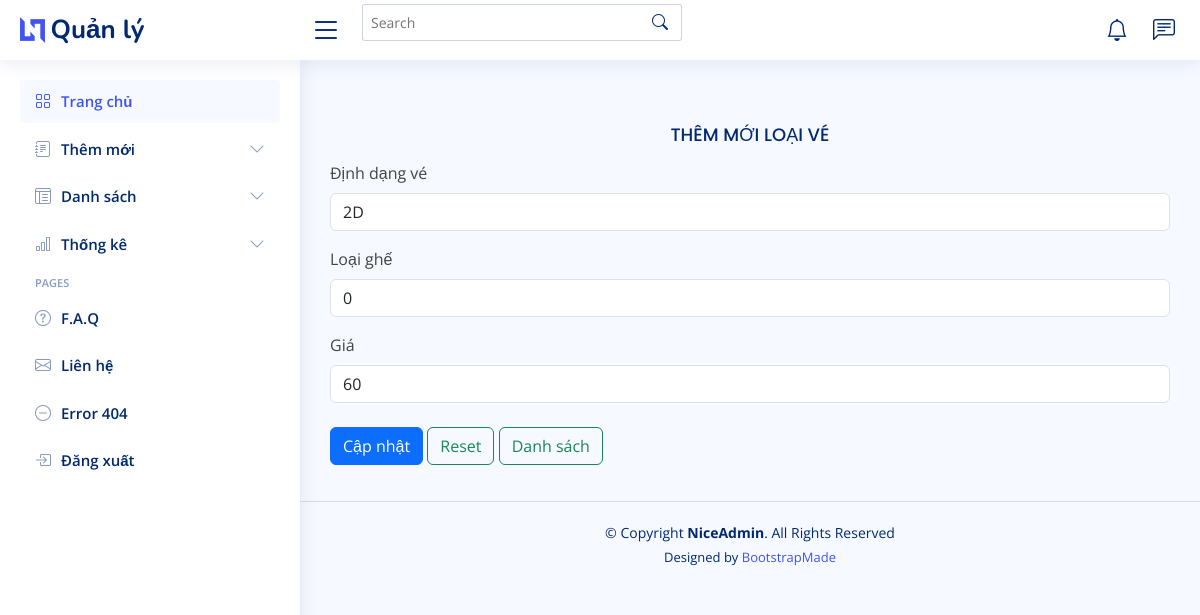
The app's page /admin/index.php?act=edit_loai_ve&id_loaive=1 (signed in) with its own data.
### tables this page shows
CREATE TABLE `loai_ve` (
  `id_loaive` int NOT NULL,
  `dinh_dang_ve` varchar(10) NOT NULL,
  `hang_ghe` tinyint NOT NULL DEFAULT '0' COMMENT '0: ghế thường - 1: ghế vip',
  `price` double(10,3) NOT NULL
);

### model/pdo.php (called while the page is built, shortened)
<?php
function pdo_get_connection(){
    $dburl = "mysql:host=localhost;dbname=booking_movie_ticket;charset=utf8";
    $username = 'root';
    $password = '';
    $conn = new PDO($dburl, $username, $password);
    $conn->setAttribute(PDO::ATTR_ERRMODE, PDO::ERRMODE_EXCEPTION);
    return $conn;
}
function pdo_query_one($sql){
    $sql_args = array_slice(func_get_args(), 1);
    try{
        $conn = pdo_get_connection();
        $stmt = $conn->prepare($sql);
        $stmt->execute($sql_args);
        $row = $stmt->fetch(PDO::FETCH_ASSOC);
        return $row;
    }
    catch(PDOException $e){
        throw $e;
    }
    finally{
        unset($conn);
    }
}

### model/loai_ve.php (called while the page is built, shortened)
<?php
    function load_one_loai_ve($id_loaive) {
        $sql = "SELECT * FROM loai_ve WHERE id_loaive = " .$id_loaive;
        return pdo_query_one($sql);
    }

### admin/loai_ve/edit.php (the view, shortened to what this page needs)
<?php
if (is_array($loai_ve)) {
    extract($loai_ve);
}
?>
<main id="main" class="main">
    <section class="section dashboard">
        <div class="row">
            <div class="col-lg-12">
                <h5 class="card-title text-center">THÊM MỚI LOẠI VÉ</h5>
                <form class="row g-3" action="index.php?act=update_loai_ve" method="post" enctype="multipart/form-data">
                    <div class="col-12">
                        <label for="" class="form-label">Định dạng vé</label>
                        <input type="text" class="form-control" name="loai_ve" placeholder="2D, 3D" value="<?= $dinh_dang_ve ?>">
                    </div>
                    <div class="col-12">
                        <label for="" class="form-label">Loại ghế</label>
                        <input type="number" class="form-control" name="loai_ghe" placeholder="0 - Ghế thường, 1 - Ghế VIP" value="<?= $hang_ghe ?>">
                    </div>
                    <div class="col-12">
                        <label for="" class="form-label">Giá</label>
                        <input type="number" class="form-control" name="price" value="<?= $price ?>">
                    </div>
                    <div class="mt-4">
                        <input type="submit" class="btn btn-primary" name="them_moi" value = "Cập nhật">
                        <button type="reset" class="btn btn-outline-success">Reset</button>
                        <a class="btn btn-outline-success" href="index.php?act=danh_sach_loai_ve">Danh sách</a>
                    </div>
                </form>
            </div>
    </section>
</main>

### admin/layout_admin/assets/css/style.css (style rules this page uses)
:root { scroll-behavior: smooth; }
body { font-family: "Open Sans", sans-serif; background: #f6f9ff; color: #444444; }
a { color: #4154f1; text-decoration: none; }
h1, h2, h3, h4, h5, h6 { font-family: "Nunito", sans-serif; }
#main { margin-top: 60px; padding: 20px 30px; transition: all 0.3s; }
.card-title { padding: 20px 0 15px 0; font-size: 18px; font-weight: 500; color: #012970; font-family: "Poppins", sans-serif; }
@media (min-width: 1200px) { #main, #footer { margin-left: 300px; } }

### records on screen
loai_ve: loai_ve "2D", loai_ghe "0", price "60"
